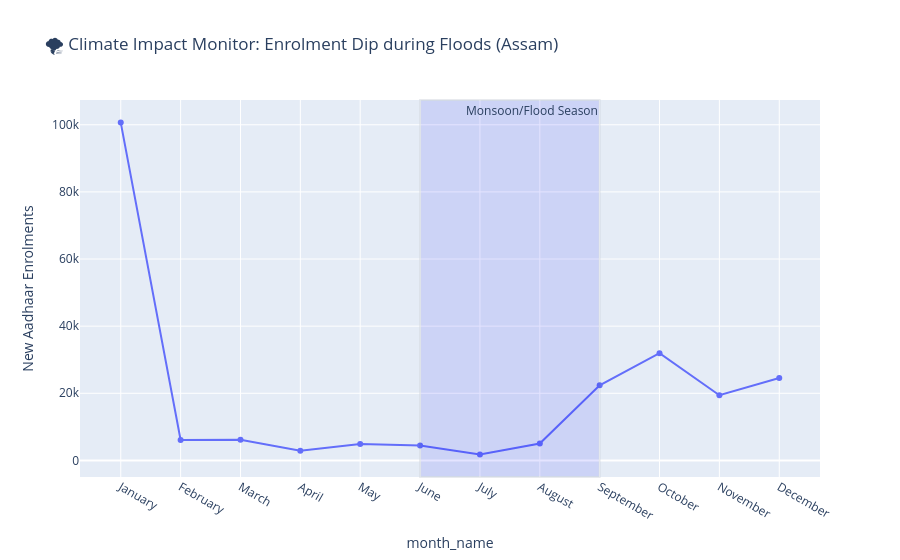

Notebook cell for this chart:
### Code cell
import plotly.express as px
import pandas as pd

print("🌍 Initiating Geopolitical & Climate Analysis modules...")

# Logic: Check if Enrolments drop drastically during Monsoon (June-Sept) in flood-prone states
target_state = 'Assam' # Or Bihar/Kerala
climate_df = df_enrol[df_enrol['state'] == target_state].copy()

# Group by Month to see the seasonal trend
climate_df['month_name'] = climate_df['date'].dt.month_name()
climate_df['month_num'] = climate_df['date'].dt.month
flood_impact = climate_df.groupby(['month_num', 'month_name'])['total_enrolment'].sum().reset_index().sort_values('month_num')

print(f"\n🌪️ Analyzing Climate Impact in {target_state}:")
display(flood_impact)

# Visualization
fig_climate = px.line(
    flood_impact,
    x='month_name', 
    y='total_enrolment',
    title=f'🌪️ Climate Impact Monitor: Enrolment Dip during Floods ({target_state})',
    markers=True,
    labels={'total_enrolment': 'New Aadhaar Enrolments'}
)
# Highlight Monsoon
fig_climate.add_vrect(x0="June", x1="September", fillcolor="blue", opacity=0.1, annotation_text="Monsoon/Flood Season")
fig_climate.show()

### Figure 1 — Plotly figure (JSON) as saved in the notebook; plotly's stock layout.template omitted (floating-point values rounded to 4 significant figures)
{"data": [{"hovertemplate": "month_name=%{x}<br>New Aadhaar Enrolments=%{y}<extra></extra>", "legendgroup": "", "line": {"color": "#636efa", "dash": "solid"}, "marker": {"symbol": "circle"}, "mode": "lines+markers", "name": "", "orientation": "v", "showlegend": false, "type": "scatter", "x": ["January", "February", "March", "April", "May", "June", "July", "August", "September", "October", "November", "December"], "xaxis": "x", "y": [100641, 6112, 6168, 2894, 4876, 4425, 1793, 5013, 22369, 31950, 19422, 24534], "yaxis": "y"}], "layout": {"annotations": [{"showarrow": false, "text": "Monsoon/Flood Season", "x": "September", "xanchor": "right", "xref": "x", "y": 1, "yanchor": "top", "yref": "y domain"}], "legend": {"tracegroupgap": 0}, "shapes": [{"fillcolor": "blue", "opacity": 0.1, "type": "rect", "x0": "June", "x1": "September", "xref": "x", "y0": 0, "y1": 1, "yref": "y domain"}], "title": {"text": "🌪️ Climate Impact Monitor: Enrolment Dip during Floods (Assam)"}, "xaxis": {"anchor": "y", "domain": [0, 1], "title": {"text": "month_name"}}, "yaxis": {"anchor": "x", "domain": [0, 1], "title": {"text": "New Aadhaar Enrolments"}}}}
